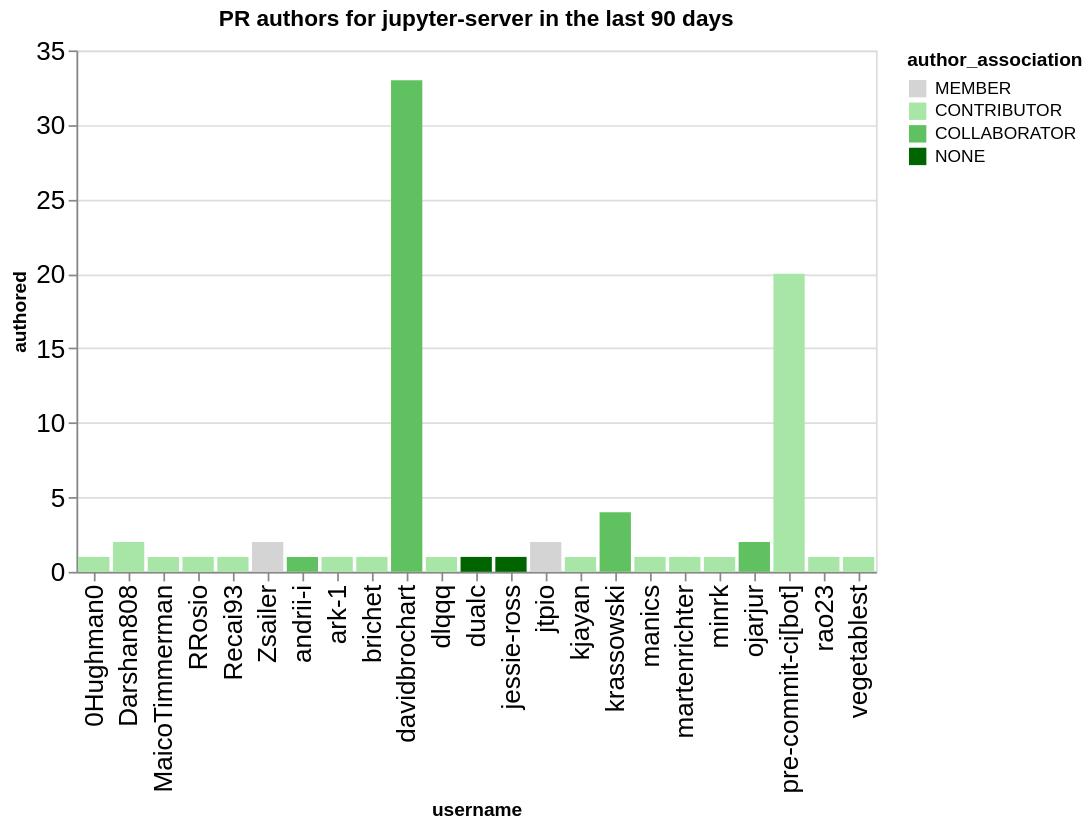

Notebook cell for this chart:
### Code cell
charts = []
title = f"PR authors for {github_org} in the last {n_days} days"
this_data = merged_by_repo.replace(np.nan, 0).groupby('username', as_index=False).agg({'authored': 'sum', 'author_association': 'first'})
this_data = this_data.sort_values('authored', ascending=False)
ch = alt.Chart(data=this_data, title=title).mark_bar().encode(
    x='username',
    y='authored',
    color=alt.Color('author_association', scale=alt.Scale(domain=author_types, range=author_colors))
)
ch

### Figure 1 — Vega-Lite specification as saved in the notebook (floating-point values rounded to 4 significant figures)
{"config": {"axisLeft": {"labelFontSize": 15}, "axisBottom": {"labelFontSize": 15}}, "data": {"name": "data-cec692ac1de36ff3c356b5484b0b7587"}, "mark": {"type": "bar"}, "encoding": {"color": {"field": "author_association", "scale": {"domain": ["MEMBER", "CONTRIBUTOR", "COLLABORATOR", "NONE"], "range": ["rgb(211.82745098039214, 211.82745098039214, 211.82745098039214)", "rgb(166.98562091503268, 229.89803921568628, 166.98562091503268)", "rgb(96.37647058823529, 192.75294117647059, 96.37647058823529)", "rgb(0.0, 100.3921568627451, 0.0)"]}, "type": "nominal"}, "x": {"field": "username", "type": "nominal"}, "y": {"field": "authored", "type": "quantitative"}}, "title": "PR authors for jupyter-server in the last 90 days", "$schema": "https://vega.github.io/schema/vega-lite/v5.20.1.json", "datasets": {"data-cec692ac1de36ff3c356b5484b0b7587": [{"username": "davidbrochart", "authored": 33, "author_association": "COLLABORATOR"}, {"username": "pre-commit-ci[bot]", "authored": 20, "author_association": "CONTRIBUTOR"}, {"username": "krassowski", "authored": 4, "author_association": "COLLABORATOR"}, {"username": "jtpio", "authored": 2, "author_association": "MEMBER"}, {"username": "Darshan808", "authored": 2, "author_association": "CONTRIBUTOR"}, {"username": "Zsailer", "authored": 2, "author_association": "MEMBER"}, {"username": "ojarjur", "authored": 2, "author_association": "COLLABORATOR"}, {"username": "andrii-i", "authored": 1, "author_association": "COLLABORATOR"}, {"username": "Recai93", "authored": 1, "author_association": "CONTRIBUTOR"}, {"username": "RRosio", "authored": 1, "author_association": "CONTRIBUTOR"}, {"username": "MaicoTimmerman", "authored": 1, "author_association": "CONTRIBUTOR"}, {"username": "0Hughman0", "authored": 1, "author_association": "CONTRIBUTOR"}, {"username": "dlqqq", "authored": 1, "author_association": "CONTRIBUTOR"}, {"username": "brichet", "authored": 1, "author_association": "CONTRIBUTOR"}, {"username": "ark-1", "authored": 1, "author_association": "CONTRIBUTOR"}, {"username": "kjayan", "authored": 1, "author_association": "CONTRIBUTOR"}, {"username": "jessie-ross", "authored": 1, "author_association": "NONE"}, {"username": "dualc", "authored": 1, "author_association": "NONE"}, {"username": "manics", "authored": 1, "author_association": "CONTRIBUTOR"}, {"username": "minrk", "authored": 1, "author_association": "CONTRIBUTOR"}, {"username": "martenrichter", "authored": 1, "author_association": "CONTRIBUTOR"}, {"username": "rao23", "authored": 1, "author_association": "CONTRIBUTOR"}, {"username": "vegetablest", "authored": 1, "author_association": "CONTRIBUTOR"}]}}
